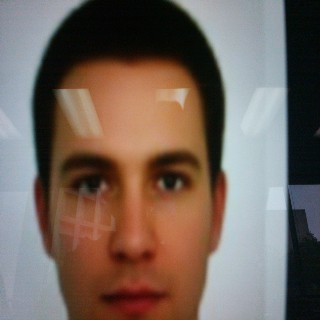
#> input picture server/man/20250405213008542.jpg, 320 x 320 px; its folder holds only this picture in this run
$ python resize.py
#> lines starting #> are read from the running program, lines starting #| are printed output that depends on the picture
# This file resizes the downloaded or captured images and save them to the
# archive folder for model training

import cv2 as cv
import os


def detectAndCrop(img):
    (x, y, w, h) = face_cascade.detectMultiScale(img)[0]
    return img[y : y + h, x : x + w]


face_cascade = cv.CascadeClassifier("haarcascade_frontalface_default.xml")
size = (92, 112)

if __name__ == "__main__":
    path = "man"
    dst_path = "archive/john"
    dirname, dirnames, filenames = list(os.walk(path))[0]
    for filename in filenames:
        image_path = os.path.join(path, filename)
        img = cv.imread(image_path, 0)
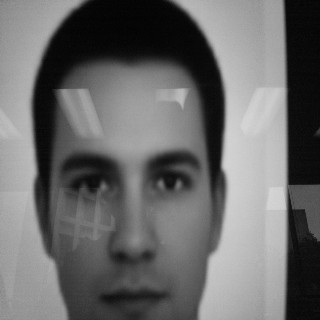
#> img: shape (320, 320); min 2, max 214, mean 105.7
        img = detectAndCrop(img)
#> in detectAndCrop, `(x, y, w, h) = face_cascade.detectMultiScale(img)[0]`: x = 35; y = 102; w = 200
#> in detectAndCrop, `return img[y : y + h, x : x + w]`:
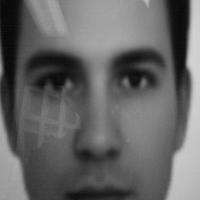
#> returned value: shape (200, 200); min 6, max 211, mean 100.3
        img = cv.resize(img, size)
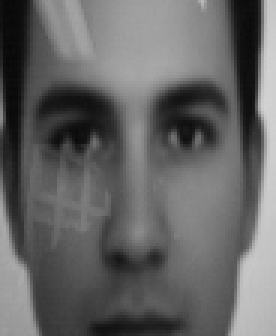
#> img: shape (112, 92) (shown 3 times larger); min 7, max 210, mean 100.2
        cv.imwrite(os.path.join(dst_path, filename), img)
        print(os.path.join(dst_path, filename))

$ run again, on server/man/20250405213011022.jpg
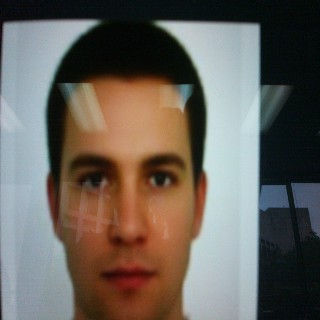
#> input picture server/man/20250405213011022.jpg, 320 x 320 px
#> `img = cv.imread(image_path, 0)`:
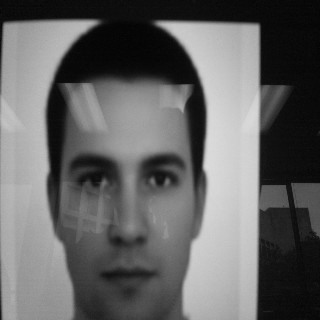
#> img: shape (320, 320); min 3, max 219, mean 100.2
#> x = 39; y = 108; w = 182
#> `img = cv.resize(img, size)`:
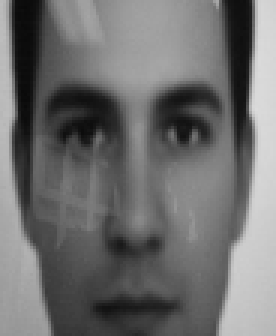
#> img: shape (112, 92) (shown 3 times larger); min 9, max 219, mean 109.8

$ run again, on server/man/20250405213013442.jpg
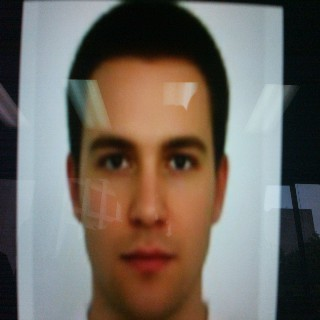
#> input picture server/man/20250405213013442.jpg, 320 x 320 px
#> `img = cv.imread(image_path, 0)`:
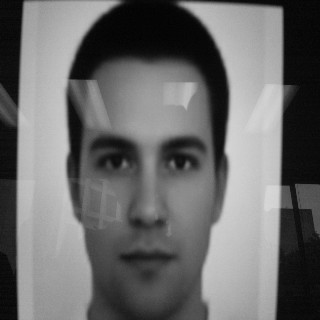
#> img: shape (320, 320); min 2, max 216, mean 106.4
#> x = 52; y = 85; w = 196
#> `img = cv.resize(img, size)`:
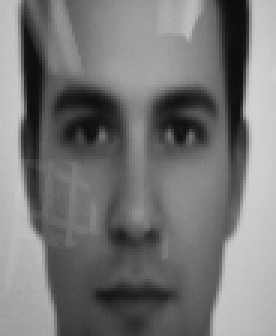
#> img: shape (112, 92) (shown 3 times larger); min 10, max 210, mean 118.1
